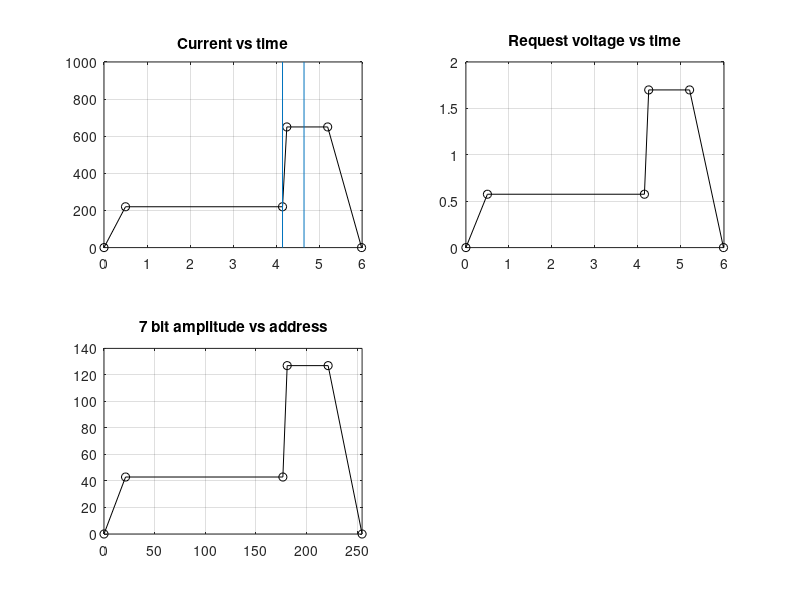

Source code (MATLAB):
% Programming the Wavetek SG
% clear all
% close all

RFpulseLength = 0.5;
RFStart = 4.15;
RFEnd = RFStart + RFpulseLength;

Ymax = 127;
Ymin = 0  ;

Xmin = 0  ;
Xmax = 255;

Ical = 382.6; % [A/V]

CurrentProgram = 'SairemRamp1s';
CurrentProgram = 9;

blockRate = 167e-3;
Tend = 1/blockRate; %Time (s) for the block rate in WaveTek

switch CurrentProgram
    case 8 %Flat field case
        HeliconCurrent=400; %Amps on Helicon coils
        I = [0,HeliconCurrent,HeliconCurrent,HeliconCurrent,HeliconCurrent,0];
        t = [0,0.5,4.15,4.25,5.2,Tend];
    case 9 % Ramp field case
        I = [0,220,220,650,650,0];
        t = [0,0.5,4.15,4.25,5.2,Tend];
    case 'SairemRamp1s'
        blockRate = 1;
        Tend = 1/blockRate;
        Drive=9; %Amps on Helicon coils
        I = [0,127,127,0,0];
        t = [0,4.15+((8/Tend)/255),4.15+((240/Tend)/255),4.15+((254/Tend)/255),Tend];
end

% Convert the desired current to voltge request level:
V = I/Ical;

% Convert request voltage and time to bits:
Y = V*(Ymax/max(V));
X = t*(Xmax/max(t));

%% Plot data
figure
subplot(2,2,1)
hold on
plot(t,I,'ko-')
line([RFStart,RFStart],[0,1e3])
line([RFEnd,RFEnd],[0,1e3])
box on
title('Current vs time')
grid on

subplot(2,2,2)
plot(t,V,'ko-')
box on
title('Request voltage vs time')
grid on

subplot(2,2,3)
plot(X,Y,'ko-')
title('7 bit amplitude vs address')
xlim([Xmin,Xmax])
grid on

set(gcf,'color','w','Position',[600  60  500  550])

